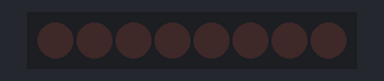
Bench run of a sketch on a simulated Arduino Uno, built with avr-gcc and run on an emulated ATmega328P. On the bench: 8 shift-register outputs drawn as a row of LEDs (first output left, lit = HIGH). Wiring (inferred from the names in the program): shift register (74HC595): data pin 2; shift clock pin 3; latch pin 4. Wiring (inferred from the signals the program sends): row of LEDs: on Q0, Q1, Q2, Q3, Q4, Q5, Q6, Q7.

Above: at 0.2 s.
At 2.87 s:
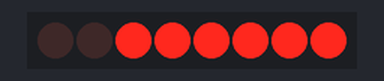
At 5.62 s:
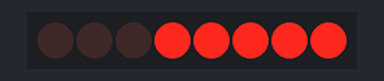
At 11.03 s:
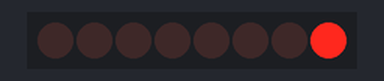
At 16.68 s:
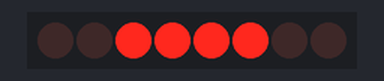
At 22.18 s:
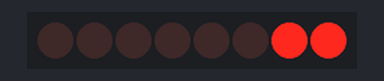
Timing chart, 0 to 22.5 s (numbered marks = the images above):
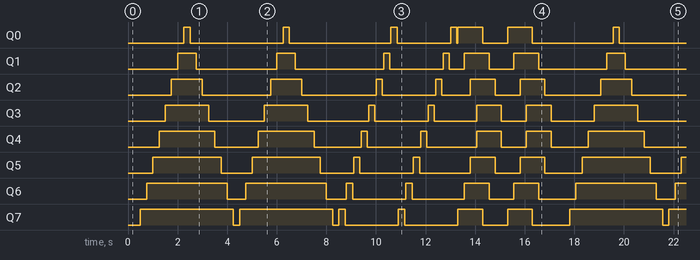

The sketch:

RegisterChallenge.ino
```cpp
/*
Adafruit Arduino - Lesson 4. 8 LEDs and a Shift Register
//THIS CODE IS BETTER THAN THE PROVIDED CODE

//  betterer one @ https://learn.sparkfun.com/tutorials/sik-experiment-guide-for-arduino---v32/experiment-14-using-a-shift-register
*/

int latchPin = 4;
int clockPin = 3;
int dataPin = 2;

byte leds = 0;

void setup()
{
  pinMode(latchPin, OUTPUT);
  pinMode(dataPin, OUTPUT);
  pinMode(clockPin, OUTPUT);
}

void loop()
{
  leds = 0;
  updateShiftRegister();
  delay(500);
  onThenOff();
  onThenOff();

  oneAtATime();
  oneAtATime();

  pairs();
  pairs();
}

void updateShiftRegister()
{
   digitalWrite(latchPin, LOW);
   shiftOut(dataPin, clockPin, LSBFIRST, leds);
   digitalWrite(latchPin, HIGH);
}

//LED Patterns
//  1)all on, then all off
//  2)one on at a time
//  3)turn on & off outermost pair then work inward one pair at a time

void onThenOff()
{
    for (int i = 0; i < 8; i++)
    {
      bitSet(leds, i);
      bitWrite(leds,i,HIGH);
      updateShiftRegister();
      delay(250);
    }
    for (int i = 7; i >= 0; i--)
    {
      bitSet(leds, i);
      bitWrite(leds,i,LOW);
      updateShiftRegister();
      delay(250);
    }
}

void oneAtATime()
{
    for (int i = 0; i < 8; i++)
    {
      bitSet(leds, i);
      bitWrite(leds,i,HIGH);
      updateShiftRegister();
      delay(250);
      bitWrite(leds,i,LOW);
      updateShiftRegister();
      delay(50);
    }
}

void pairs()
{
    for(int i = 0; i < 4; i++)
    {
      bitSet(leds,i);
      bitWrite(leds,i,HIGH);
      bitSet(leds,7-i);
      bitWrite(leds,7-i,HIGH);
      updateShiftRegister();
      delay(250);
    }
    for(int i = 0; i < 4; i++)
    {
      bitSet(leds,i);
      bitWrite(leds,i,LOW);
      bitSet(leds,7-i);
      bitWrite(leds,7-i,LOW);
      updateShiftRegister();
      delay(250);
    }
}
```

Measured:
- by itself, Q7: repeats every 17.3 s: LOW 0.25 s, HIGH 3.8 s, LOW 0.25 s, 2 × (HIGH 0.25 s, LOW 2.2 s), HIGH 1.0 s, LOW 1.0 s, HIGH 1.0 s, LOW 1.5 s, HIGH 3.8 s
- by itself, Q2: repeats every 17.3 s: LOW 2.8 s, HIGH 1.3 s, LOW 3.0 s, HIGH 0.25 s, LOW 2.2 s, HIGH 0.25 s, LOW 1.2 s, HIGH 1.0 s, LOW 1.0 s, HIGH 1.0 s, LOW 2.3 s, HIGH 1.3 s
- by itself, everything shown: repeats every 17.3 s, in 80 steps
